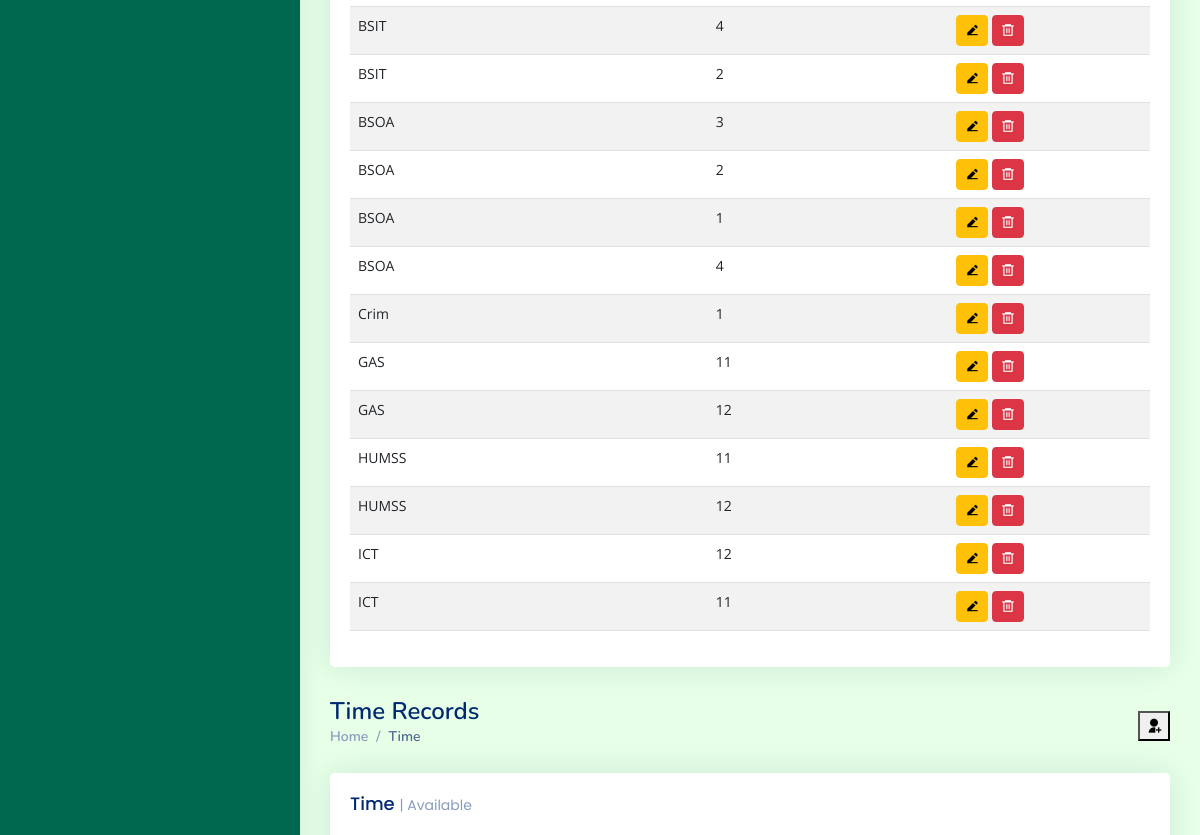
/admin/set-slots.php (signed in, middle part), run on an earlier commit of the app's database.
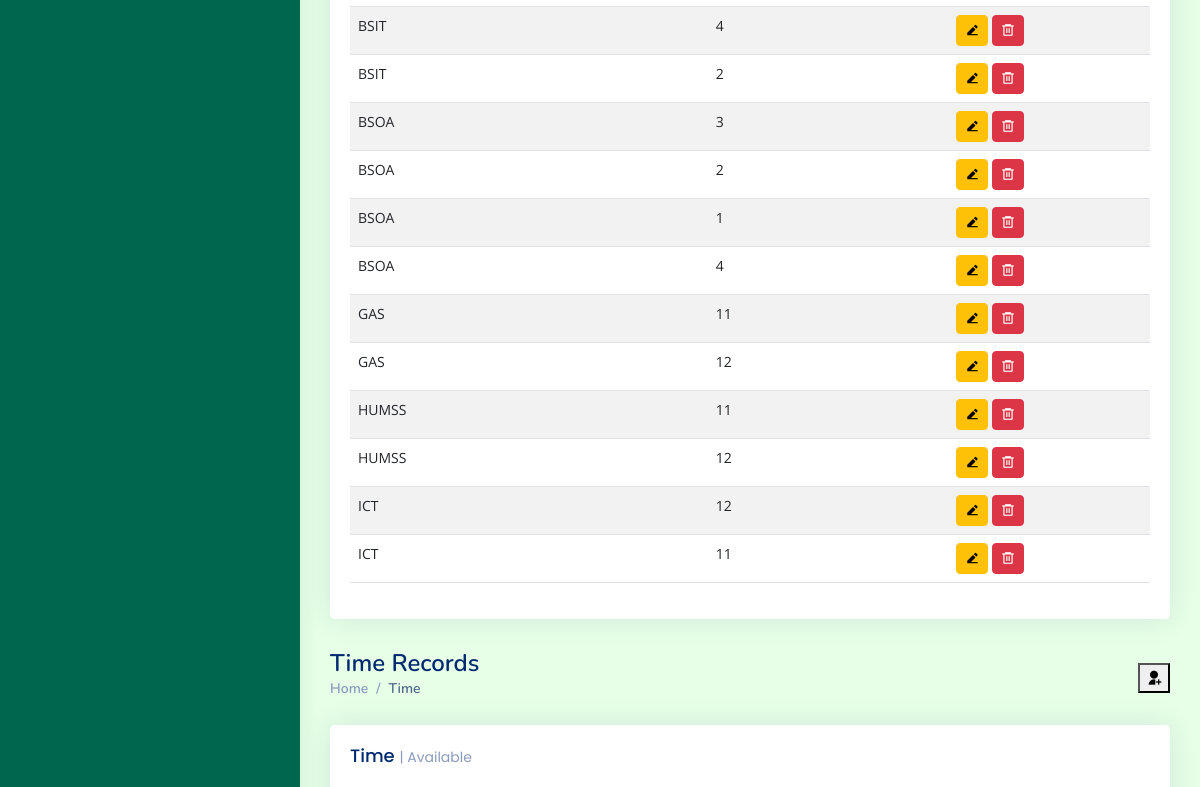
And on a later commit of the database.
### tables this page shows
CREATE TABLE `tbl_course` (
  `course_id` int(11) NOT NULL,
  `course_description` varchar(100) DEFAULT NULL,
  `course_year` tinyint(1) UNSIGNED DEFAULT NULL
);

### PHP/course-con.php (called while the page is built, shortened)
<?php
$connection = new Connection();
$conn = $connection->open();
try {
    $stmt = $conn->prepare("SELECT * FROM tbl_course ORDER BY course_description");
    $stmt->execute();
    $courses = $stmt->fetchAll(PDO::FETCH_ASSOC);
} catch (PDOException $e) {
    echo "Error: " . $e->getMessage();
}
?>

### admin/set-slots.php (the view, shortened to what this page needs)
<?php include_once "../templates/header.php" ?>
<?php include_once "../PHP/set-slots-con.php"; ?>
<?php include_once "../PHP/course-con.php"; ?>
<main id="main" class="main">
    <section class="section dashboard">
        <div class="row">
            <div class="col-lg-12">
                <div class="row">
                    <div class="col-12">
                        <div class="card recent-sales overflow-auto">
                            <div class="card-body">
                                <table class="table table-striped datatable">
                                    <tbody>
                                        <?php foreach ($courses as $course): ?>
                                            <tr>
                                                <td><?php echo htmlspecialchars($course['course_description']); ?></td>
                                                <td><?php echo htmlspecialchars($course['course_year']); ?></td>
                                                <td>
                                                    <button class="btn btn-sm btn-warning ri-edit-2-fill edit-course"
                                                        data-id="<?php echo $course['course_id']; ?>"
                                                        data-description="<?php echo htmlspecialchars($course['course_description']); ?>"
                                                        data-year="<?php echo htmlspecialchars($course['course_year']); ?>"></button>
                                                    <button class="btn btn-sm btn-danger ri-delete-bin-6-line delete-course"
                                                        data-id="<?php echo htmlspecialchars($course['course_id'], ENT_QUOTES, 'UTF-8'); ?>">
                                                    </button>
                                                </td>
                                            </tr>
                                        <?php endforeach; ?>
                                    </tbody>
                                </table>
                            </div>
                        </div>
                    </div>
                </div>
            </div>
            <div class="pagetitle">
                <h1> Time Records</h1>
                <button type="button" class="ri-user-add-fill tablebutton" data-bs-toggle="modal" data-bs-target="#timeSlotModal">
                </button>
                <nav>
                    <ol class="breadcrumb">
                        <li class="breadcrumb-item"><a href="index.php">Home</a></li>
                        <li class="breadcrumb-item active">Time </li>
                    </ol>
                </nav>
            </div>
            <div class="col-12">
                <div class="card recent-sales overflow-auto">
                    <div class="card-body">
                        <h5 class="card-title">Time <span>| Available</span></h5>
                    </div>
                </div>
            </div>
        </div>
    </section>
</main>
<?php include_once "../templates/footer.php" ?>

What changed in the data, as far as the page shows it:
removed tbl_course: course_description "Crim", course_year "1"
